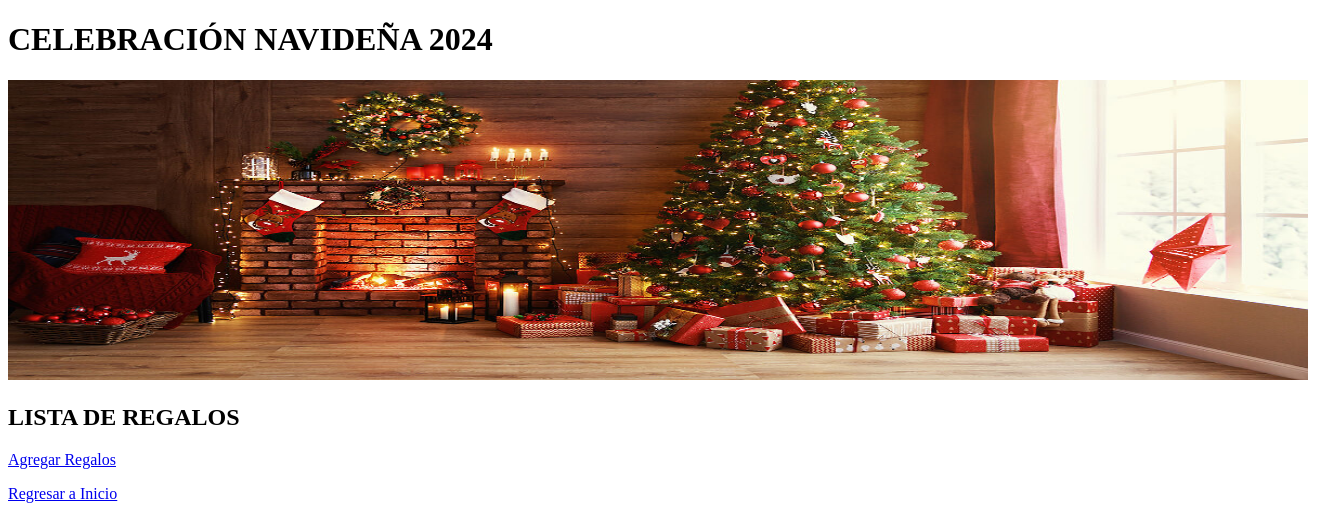
/regalo/list/, run on an earlier commit of the app's database.
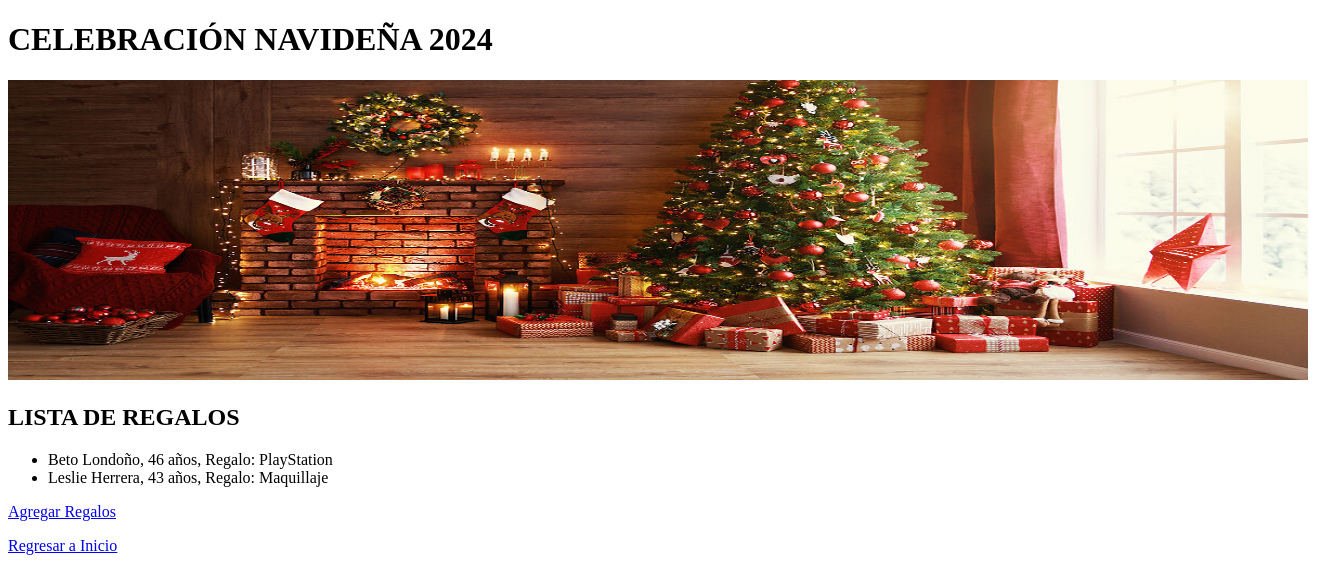
And on a later commit of the database.
### appbeto/models.py (models this page shows)
class Regalo (models.Model):
    nombre = models.CharField(max_length=255)
    apellido = models.CharField(max_length=255, blank=True)
    edad = models.IntegerField()
    regalo = models.CharField(max_length=255)
    def __str__(self):
        return f"{self.nombre} {self.apellido}, {self.edad} años, Regalo: {self.regalo}"

### appbeto/views.py (the view)
# urls.py: path('regalo/list/', views.regalo_list, name='regalo_listado'),
def regalo_list(request):
	indice = models.Regalo.objects.all()
	return render(request, 'appbeto/regalo_list.html', {'id_regalo':indice})

### appbeto/templates/appbeto/regalo_list.html (shortened to what this page needs)
{% extends 'appbeto/base.html' %}
{% load static %}
{% block extension %}
<h2> LISTA DE REGALOS </h2>
    <ul>
        {% for indice in id_regalo %}
            <li>{{indice}}</li>
        {% endfor %}
    </ul>
    <a href="{% url 'appbeto:regalo_form' %}">Agregar Regalos</a>
    <a href="{% url 'appbeto:inicio' %}">Regresar a Inicio</a>
{% endblock extension %}

What changed in the data, as far as the page shows it:
added Regalo: nombre+apellido+edad "Beto Londoño, 46 años, Regalo: PlayStation"
added Regalo: nombre+apellido+edad "Leslie Herrera, 43 años, Regalo: Maquillaje"
